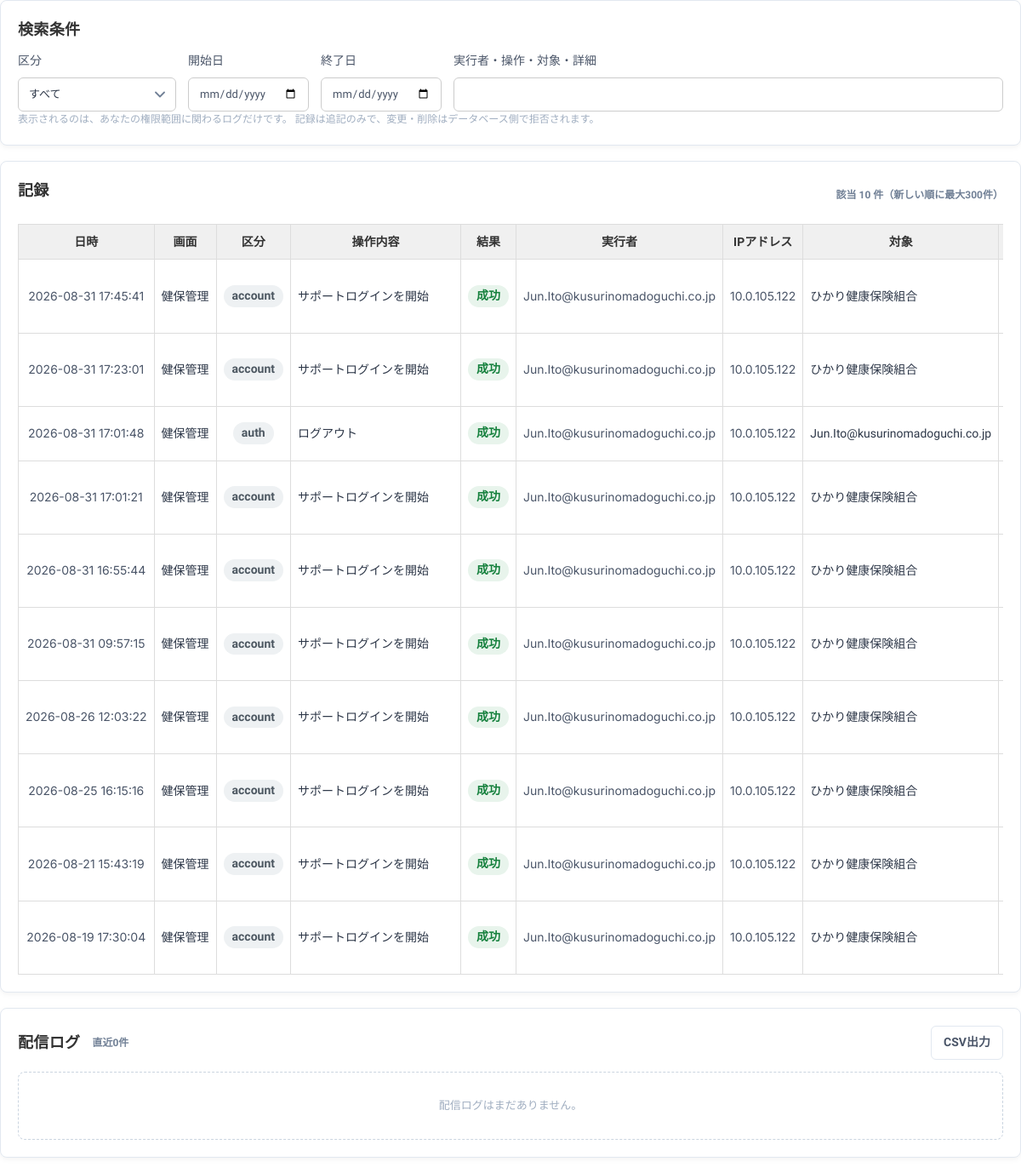
The page /logs (signed in) on the database as committed earlier.
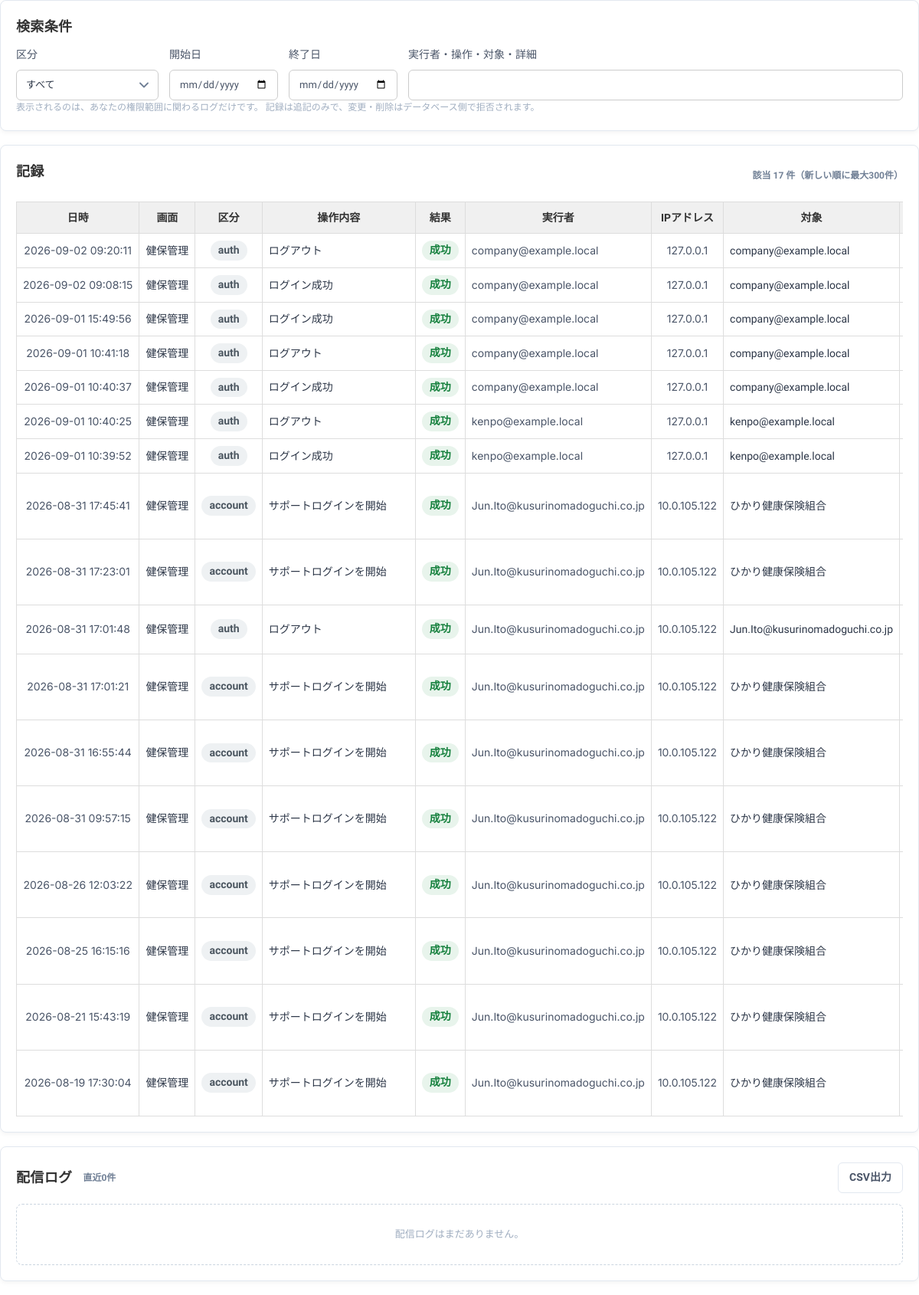
The same page on the database as committed later.
### tables this page shows
CREATE TABLE audit_log (
  id          INTEGER PRIMARY KEY AUTOINCREMENT,
  ts          TEXT NOT NULL DEFAULT (datetime('now','localtime')),
  shell       TEXT,               -- km（HIA総合管理）/ kenpo（HIA健保管理）
  category    TEXT NOT NULL,      -- auth / account / master / import / download
  action      TEXT NOT NULL,
  result      TEXT NOT NULL,      -- success / failure / blocked
  actor_email TEXT,
  actor_id    INTEGER,
  actor_role  TEXT,
  kenpo_id    INTEGER,
  ip          TEXT,
  target      TEXT,
  detail      TEXT
);

### app.py (the view)
@app.route("/logs")
@login_required
def logs():
    db, acc = get_db(), current_account()
    cat = request.args.get("category") or ""
    shell = request.args.get("shell") or ""
    kw = (request.args.get("q") or "").strip()
    dfrom = request.args.get("from") or ""
    dto = request.args.get("to") or ""
    sql, p = "SELECT * FROM audit_log WHERE 1=1", []
    sc, sp = _log_scope(acc)
    sql += sc
    p += sp
    if cat:
        sql += " AND category=?"
        p.append(cat)
    if shell:
        sql += " AND shell=?"
        p.append(shell)
    if kw:
        sql += " AND (actor_email LIKE ? OR action LIKE ? OR target LIKE ? OR detail LIKE ?)"
        p += [f"%{kw}%"] * 4
    if dfrom:
        sql += " AND ts >= ?"
        p.append(dfrom + " 00:00:00")
    if dto:
        sql += " AND ts <= ?"
        p.append(dto + " 23:59:59")
    total = db.execute("SELECT COUNT(*) c FROM (" + sql + ")", p).fetchone()["c"]
    rows = db.execute(sql + " ORDER BY id DESC LIMIT 300", p).fetchall()
    return render_template("logs.html", rows=rows, total=total, cat=cat, shell=shell,
                           kw=kw, dfrom=dfrom, dto=dto, mails=mail_log_rows(db))

### app.py (called while the page is built, shortened)
def feature_na(key, role_key):
    return role_key in FEATURE_NA_ROLES.get(key, ())

def get_db():
    if "db" not in g:
        g.db = sqlite3.connect(DB_PATH)
        g.db.row_factory = sqlite3.Row
        g.db.execute("PRAGMA foreign_keys = ON")
    return g.db

def asset_ver(name="app.css"):
    try:
        return str(int(os.path.getmtime(os.path.join(BASE_DIR, "static", name))))
    except OSError:
        return "0"

@app.context_processor
def inject_asset_ver():
    return {"ASSET_V": asset_ver()}

def real_account():
    aid = session.get("account_id")
    if not aid:
        return None
    if "real_acc" not in g:
        g.real_acc = get_db().execute(
            "SELECT * FROM account WHERE id=? AND status='active'", (aid,)).fetchone()
    return g.real_acc

def support_kenpo():
    kid = session.get("support_kenpo_id")
    if not kid:
        return None

def current_account():
    me = real_account()
    if not me:
        return None
    if "acc" not in g:
        kenpo = support_kenpo()
        if kenpo:
            acc = dict(me)
            acc.update(role="kenpo_user", view_scope="kenpo_all", kenpo_id=kenpo["id"],
                       company_id=None, is_primary=0, can_download=me["can_download"],
                       name=f"{me['name']}（サポート）", support=True,
                       support_kenpo=kenpo["name"])
            g.acc = acc
        else:
            g.acc = me
    return g.acc

def sub_role(acc):
    if not acc:
        return ""
    try:
        v = acc["sub_role"]
    except (KeyError, IndexError):
        return ""
    return (v or "") if v in SUB_ROLE_LABELS else ""

def is_doctor(acc=None):
    return sub_role(acc if acc is not None else current_account()) == "doctor"

def role_key(acc=None):
    acc = acc if acc is not None else current_account()
    if not acc:
        return ""
    s = sub_role(acc)
    return acc["role"] + ("/" + s if s else "")

def feature_overrides():
    if "features" not in g:
        try:
            g.features = {(r["role_key"], r["feature"]): bool(r["allowed"])
                          for r in get_db().execute(
                              "SELECT role_key, feature, allowed FROM role_feature")}
        except sqlite3.Error:
            g.features = {}
    return g.features

def login_required(fn):
    @wraps(fn)
    def wrapper(*a, **kw):
        if not current_account():
            return redirect(url_for("login", next=request.path))
        return fn(*a, **kw)
    return wrapper

### templates/logs.html (shortened to what this page needs)
{% extends LAYOUT %}{% block body %}
<div class="block">
  <h2>検索条件</h2>
  <form method="get" class="search-row">
    <div class="search-group"><label for="category">区分</label>
      <select id="category" name="category">
        <option value="">すべて</option>
      </select></div>
    <div class="search-group"><label for="from">開始日</label><input type="date" id="from" name="from" value="{{ dfrom }}"></div>
    <div class="search-group"><label for="to">終了日</label><input type="date" id="to" name="to" value="{{ dto }}"></div>
    <div class="search-group" style="flex:1"><label for="q">実行者・操作・対象・詳細</label>
      <input type="text" id="q" name="q" value="{{ kw }}" style="width:100%"></div>
  </form>
  <p class="hint">
    {% if acc.role == 'system_admin' %}両画面のログを1つのデータベースに集約しています。{% else %}表示されるのは、あなたの権限範囲に関わるログだけです。{% endif %}
    記録は追記のみで、変更・削除はデータベース側で拒否されます。</p>
</div>
<div class="block">
  <div class="blk-head"><h2>記録</h2>
    <span class="count">該当 {{ '{:,}'.format(total) }} 件（新しい順に最大300件）</span></div>
  {% if rows %}
  <div class="table-scroll">
  <table class="result-table" style="table-layout:auto">
    <colgroup>
      <col class="col-date"><col class="col-status"><col class="col-flag">
      <col class="col-long"><col class="col-flag"><col class="col-name">
      <col class="col-num"><col class="col-long"><col class="col-long">
    </colgroup>
    <thead><tr><th>日時</th><th>画面</th><th>区分</th>
      <th class="tl">操作内容</th><th>結果</th><th class="tl">実行者</th>
      <th>IPアドレス</th><th class="tl">対象</th><th class="tl">詳細</th></tr></thead>
    <tbody>
    {% for r in rows %}
    <tr class="{{ 'bad' if r.result!='success' }}">
      <td class="ts">{{ r.ts }}</td>
      <td>{{ {'km':'総合管理','kenpo':'健保管理'}.get(r.shell, '—') }}</td>
      <td><span class="st-label">{{ r.category }}</span></td>
      <td class="tl">{{ r.action }}</td>
      <td class="res-{{ r.result }}"><span class="st-label {{ 'ok' if r.result == 'success' else ('ng' if r.result == 'failure' else 'warn') }}">{{ {'success':'成功','failure':'失敗','blocked':'ブロック'}.get(r.result, r.result) }}</span></td>
      <td class="tl code">{{ r.actor_email or '—' }}</td><td class="code">{{ r.ip }}</td>
      <td class="tl">{{ r.target or '—' }}</td><td class="tl wrap">{{ r.detail or '' }}</td>
    </tr>
    {% endfor %}
    </tbody>
  </table>
  </div>
  {% else %}<div class="empty-box">条件に一致するログがありません。</div>{% endif %}
</div>
<div class="block">
  <div class="blk-head">
    <div class="blk-head-left"><h2>配信ログ</h2>
      <span class="count">直近{{ mails|length }}件</span></div>
    <div class="actions">
      <a class="btn-sm" href="{{ url_for('logs_mail_export') }}"
         style="text-decoration:none">CSV出力</a>
    </div>
  </div>
  {% if mails %}
  <div class="table-scroll">
  <table class="result-table" style="table-layout:auto">
    <colgroup>
      <col class="col-dt"><col class="col-status"><col class="col-long">
      <col class="col-flag"><col class="col-flag"><col class="col-flag">
      <col class="col-flag"><col class="col-long">
    </colgroup>
    <thead><tr><th>配信日時</th><th>メール種別</th><th class="tl">テンプレート名</th>
      <th>宛先数</th><th>成功</th><th>失敗</th><th>スキップ</th>
      <th class="tl">実行者</th></tr></thead>
    <tbody>
    {% for m in mails %}
    <tr class="ls-row">
      <td class="ts">{{ m.sent_at }}</td>
      <td><span class="st-label info">{{ m.kind }}</span></td>
      <td class="tl" title="{{ m.tpl }}">{{ m.tpl }}</td>
      <td class="num">{{ m.n }}</td>
      <td class="num">{{ m.ok }}</td>
      <td class="num">{{ m.ng }}</td>
      <td class="num">{{ m.sk }}</td>
      <td class="tl code">{{ m.actor or '—' }}</td>
    </tr>
    {% endfor %}
    </tbody>
  </table>
  </div>
  <p class="hint">1回の配信（同じ日時・種別・テンプレート）を1行にまとめ、件数だけを出しています。
    宛先の氏名やメールアドレスは表示しません。</p>
  {% else %}<div class="empty-box">配信ログはまだありません。</div>{% endif %}
</div>
{% endblock %}

### templates/frag_base.html (shortened to what this page needs)
<!DOCTYPE html>
<html lang="ja">
<head>
<link rel="stylesheet" href="{{ url_for('static', filename='app.css') }}?v={{ ASSET_V }}">
</head>
<body class="theme-{{ SHELL }}{% if FIXED_HEIGHT is defined and FIXED_HEIGHT %} fixed-h{% endif %}">
<div class="frag">
  {% block body %}{% endblock %}
</div>
</body>
</html>

### templates/frag_base.html (style rules this page uses)
body { margin:0;background:transparent }

Rows that differ between the two databases and show on the page:
added audit_log: ts "2026-09-02 09:20:11", shell "健保管理", category "auth", action "ログアウト", result "成功", actor_email "company@example.local", ip "127.0.0.1", target "company@example.local"
added audit_log: ts "2026-09-02 09:08:15", shell "健保管理", category "auth", action "ログイン成功", result "成功", actor_email "company@example.local", ip "127.0.0.1", target "company@example.local"
added audit_log: ts "2026-09-01 15:49:56", shell "健保管理", category "auth", action "ログイン成功", result "成功", actor_email "company@example.local", ip "127.0.0.1", target "company@example.local"
added audit_log: ts "2026-09-01 10:41:18", shell "健保管理", category "auth", action "ログアウト", result "成功", actor_email "company@example.local", ip "127.0.0.1", target "company@example.local"
added audit_log: ts "2026-09-01 10:40:37", shell "健保管理", category "auth", action "ログイン成功", result "成功", actor_email "company@example.local", ip "127.0.0.1", target "company@example.local"
added audit_log: ts "2026-09-01 10:40:25", shell "健保管理", category "auth", action "ログアウト", result "成功", actor_email "kenpo@example.local", ip "127.0.0.1", target "kenpo@example.local"
added audit_log: ts "2026-09-01 10:39:52", shell "健保管理", category "auth", action "ログイン成功", result "成功", actor_email "kenpo@example.local", ip "127.0.0.1", target "kenpo@example.local"
Other text that changed with them:
{{ '{:,}'.format(total) }}: "10" → "17"
